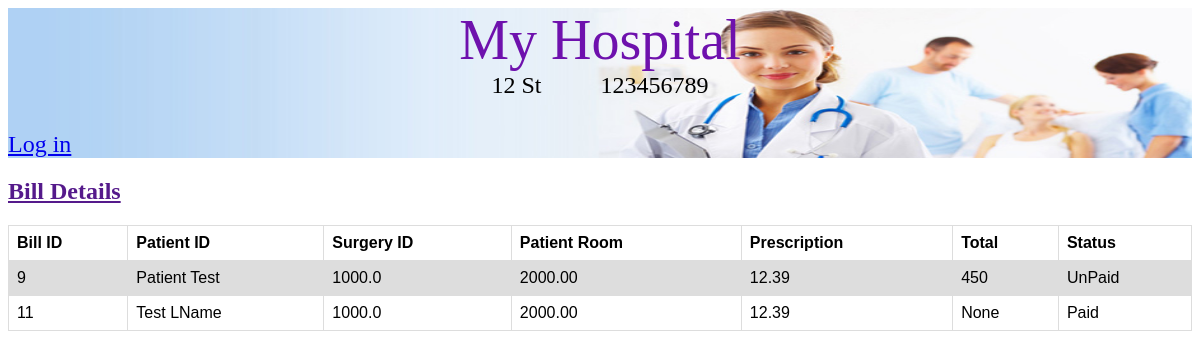
/payment/view_bill/, run on an earlier commit of the app's database.
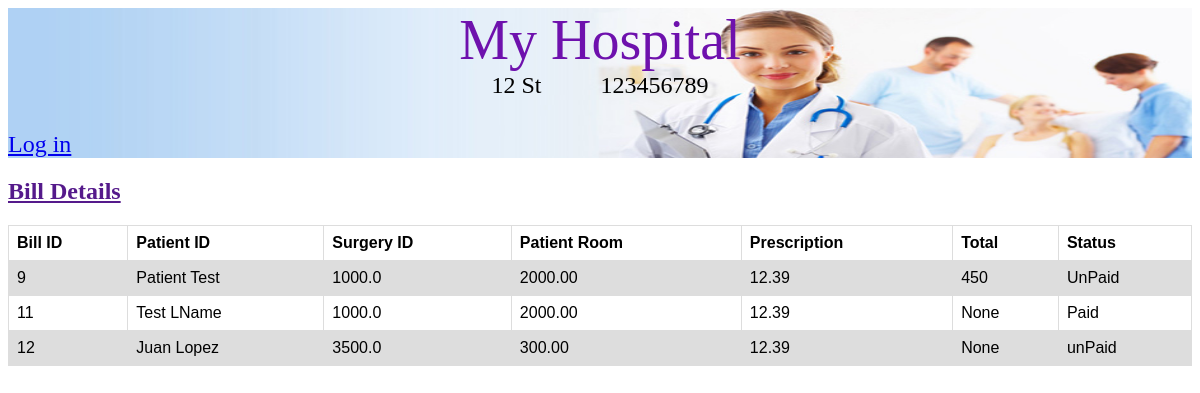
And on a later commit of the database.
### Payment/models.py (models this page shows, shortened)
class Bill(models.Model):
    patient = models.ForeignKey(Patient, null =True, related_name='bill', on_delete=models.CASCADE)
    surgery = models.ForeignKey(Surgery, null=True, related_name='bill', on_delete=models.CASCADE)
    patient_room = models.ForeignKey(PatientRoom, null=True, related_name='bill', on_delete=models.CASCADE)
    prescription = models.ForeignKey(Prescription, null=True, related_name='bill', on_delete=models.CASCADE)
    bill_status = models.CharField(max_length=50)
    total = models.IntegerField(null=True)

class Prescription(models.Model):
    pres_name = models.CharField(max_length=200)
    pres_description = models.TextField()
    pres_price = models.FloatField()

### Person/models.py (models this page shows)
class Persons(models.Model):
    firstName = models.CharField(max_length=200)
    lastName = models.CharField(max_length=200)
    address = models.CharField(max_length=200)
    phoneNumber = models.CharField(max_length=200)
    social = models.CharField(max_length=200)
    def __str__(self):
        return self.firstName+ " "+ self.lastName
    class Meta:
        abstract = True

class Patient(Persons):
    symptoms = models.CharField(max_length=200, default='', blank=True)
    allergies = models.CharField(max_length=200, default='', blank=True)
    currentMeds = models.CharField(max_length=200, default='', blank=True)
    docName = models.ForeignKey(Doctors, on_delete=models.CASCADE, default='1')

### Surgery_Details/models.py (models this page shows, shortened)
class Surgery(models.Model):
    surgery_description = models.TextField()
    start_time = models.DateTimeField(blank=True, null=True)
    duration = models.PositiveIntegerField()
    surgery_price = models.FloatField()
    doctor_incharge = models.ForeignKey(Doctors, null=True, related_name = 'surgery', on_delete=models.CASCADE)
    nurse_incharge = models.ForeignKey(Nurses, null=True, related_name = 'surgery', on_delete=models.CASCADE)
    patient = models.ForeignKey(Patient, null=True, related_name = 'surgery', on_delete=models.CASCADE)

### hospital/models.py (models this page shows, shortened)
class Room(models.Model):
    room_number = models.BigIntegerField(unique=True)
    is_occupied = models.BooleanField(default='0')
    class Meta:
        abstract = True

class PatientRoom(Room):
    price = models.DecimalField(default=0.0, decimal_places=2, max_digits=100)
    patient = models.ForeignKey(Patient, on_delete=models.CASCADE, related_name='patient', null=True)
    nurse = models.ForeignKey(Nurses, on_delete=models.CASCADE, related_name='nurse', null=True)

### Payment/views.py (the view)
# urls.py: url('view_bill/', views.view_bill, name="Bill Details"),
def view_bill(request):
    bill = Bill.objects.all
    hospital = get_object_or_404(Hospital, id=1)
    return render(request, 'payment/bill_details.html', {'bill': bill, 'hospital':hospital})

### Payment/templates/payment/bill_details.html
{% extends "base.html" %}
{% block header %}
<div class="container_header">
    {% if hospital is not None %}
        <div class="container_hospital_info">
            <div class="hospital_title"><a class="hospital_title_text" href="{% url 'hospital:home' %}">{{ hospital.name }}</a></div>
            <div class="hospital_info">
                <div>{{ hospital.address }}</div>
                <div class="padding"></div>
                <div>{{ hospital.phone_number }}</div>
            </div>
        </div>
    {% else %}
        <a href="/" class="logo">My Hospital</a>
    {% endif %}
    <div class="container_user_info">
        {% if user.is_authenticated %}
            <div class="user_name_info">Hello, {{user.username}}</div>
            <div><a class="log_out" href="{% url 'accounts:logout' %}">Log out</a></div>
        {% else %}
            <a href="{% url 'accounts:login' %}">Log in</a>
        {% endif %}
    </div>
</div>
{% endblock %}
{% block content %}
<h2><a href="">Bill Details</a> </h2>
<div class="container_bill_details">
	<table>
        <tr>
            <th class="bill_id_header">Bill ID</th>
            <th class="bill_patient_table_header">Patient ID</th>
			<th class="bill_surgery_table_header">Surgery ID</th>
            <th class="bill_patient_room_table_header">Patient Room</th>
			<th class="bill_prescription_table_header">Prescription</th>
            <th class="bill_total_table_header">Total</th>
            <th class="bill_status_table_header">Status</th>
        </tr>
        {% for b in bill %}
			<tr class="table_row_bill">
                <td>{{ b.id }}</td>
                <td>{{b.patient}}</td>
				<td>{{ b.surgery.surgery_price }}</td>
                <td>{{ b.patient_room.price }}</td>
                <td>{{ b.prescription.pres_price }}</td>
                <td>{{b.total}}</td>
				<td>{{ b.bill_status }}</td>
            </tr>
        {% endfor %}
	</table>
</div>
{% endblock %}

What changed in the data, as far as the page shows it:
added Bill: id "12", patient "Juan Lopez", surgery.surgery_price "3500.0", patient_room.price "300.00", prescription.pres_price "12.39", total "None", bill_status "unPaid"
